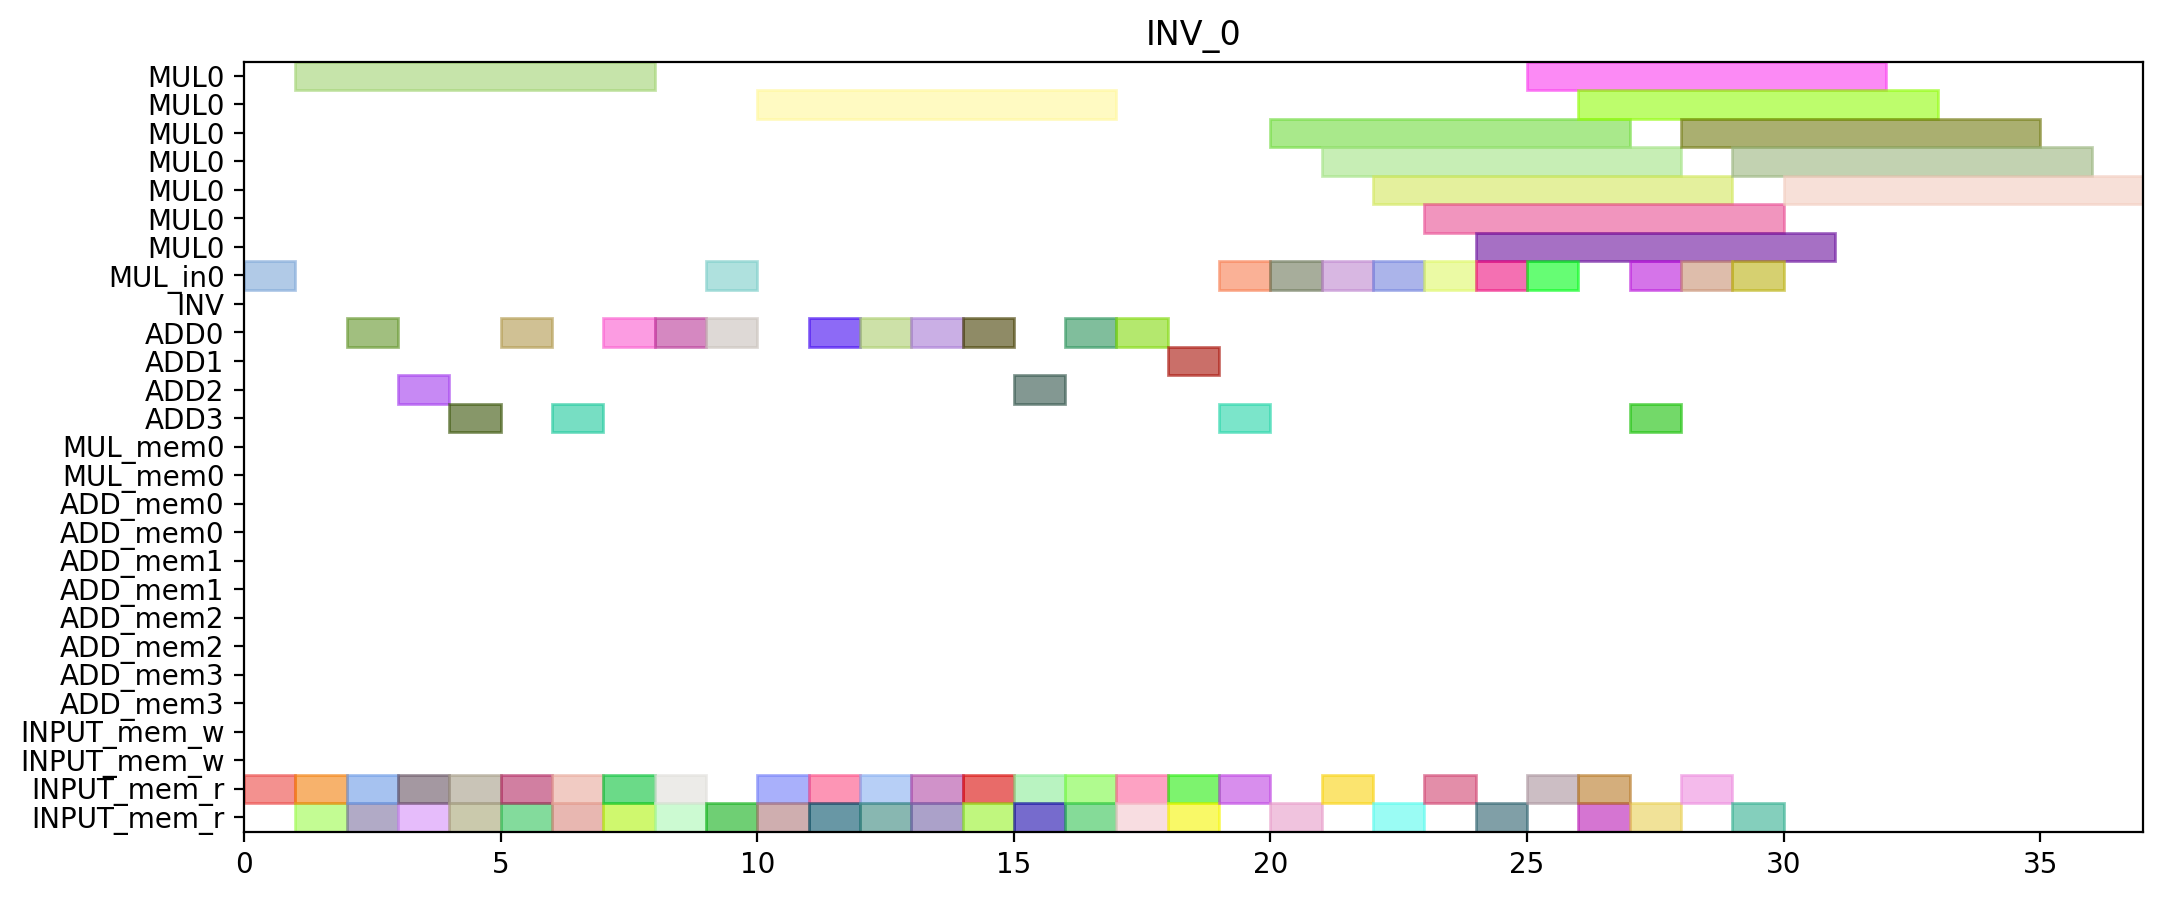

Generate this figure with Python:
from pyschedule import Scenario, solvers, plotters, alt


def solve():
	horizon = 236
	S = Scenario("INV_0", horizon=horizon)

	# resource
	MUL = S.Resources('MUL', num=1, size=7)
	MUL_in = S.Resources('MUL_in', num=1)
	INV = S.Resource('INV')
	ADD = S.Resources('ADD', num=4, periods=range(1, horizon))
	MUL_mem = S.Resources('MUL_mem', num=1, size=2)
	ADD_mem = S.Resources('ADD_mem', num=4, size=2)
	INPUT_mem_w = S.Resource('INPUT_mem_w', size=2)
	INPUT_mem_r = S.Resource('INPUT_mem_r', size=2)

	# result of previous scheduling

	# new tasks
	c_aa_t0_t0_t0_in = S.Task('c_aa_t0_t0_t0_in', length=1, delay_cost=1)
	c_aa_t0_t0_t0_in += alt(MUL_in)
	c_aa_t0_t0_t0 = S.Task('c_aa_t0_t0_t0', length=7, delay_cost=1)
	c_aa_t0_t0_t0 += alt(MUL)
	S += c_aa_t0_t0_t0>=c_aa_t0_t0_t0_in

	c_aa_t0_t0_t0_mem0 = S.Task('c_aa_t0_t0_t0_mem0', length=1, delay_cost=1)
	c_aa_t0_t0_t0_mem0 += INPUT_mem_r
	S += c_aa_t0_t0_t0_mem0 <= c_aa_t0_t0_t0

	c_aa_t0_t0_t1_in = S.Task('c_aa_t0_t0_t1_in', length=1, delay_cost=1)
	c_aa_t0_t0_t1_in += alt(MUL_in)
	c_aa_t0_t0_t1 = S.Task('c_aa_t0_t0_t1', length=7, delay_cost=1)
	c_aa_t0_t0_t1 += alt(MUL)
	S += c_aa_t0_t0_t1>=c_aa_t0_t0_t1_in

	c_aa_t0_t0_t1_mem0 = S.Task('c_aa_t0_t0_t1_mem0', length=1, delay_cost=1)
	c_aa_t0_t0_t1_mem0 += INPUT_mem_r
	S += c_aa_t0_t0_t1_mem0 <= c_aa_t0_t0_t1

	c_aa_t0_t0_t2 = S.Task('c_aa_t0_t0_t2', length=1, delay_cost=1)
	c_aa_t0_t0_t2 += alt(ADD)

	c_aa_t0_t0_t2_mem0 = S.Task('c_aa_t0_t0_t2_mem0', length=1, delay_cost=1)
	c_aa_t0_t0_t2_mem0 += INPUT_mem_r
	S += c_aa_t0_t0_t2_mem0 <= c_aa_t0_t0_t2

	c_aa_t0_t0_t2_mem1 = S.Task('c_aa_t0_t0_t2_mem1', length=1, delay_cost=1)
	c_aa_t0_t0_t2_mem1 += INPUT_mem_r
	S += c_aa_t0_t0_t2_mem1 <= c_aa_t0_t0_t2

	c_aa_t0_t0_t3 = S.Task('c_aa_t0_t0_t3', length=1, delay_cost=1)
	c_aa_t0_t0_t3 += alt(ADD)

	c_aa_t0_t0_t3_mem0 = S.Task('c_aa_t0_t0_t3_mem0', length=1, delay_cost=1)
	c_aa_t0_t0_t3_mem0 += INPUT_mem_r
	S += c_aa_t0_t0_t3_mem0 <= c_aa_t0_t0_t3

	c_aa_t0_t0_t3_mem1 = S.Task('c_aa_t0_t0_t3_mem1', length=1, delay_cost=1)
	c_aa_t0_t0_t3_mem1 += INPUT_mem_r
	S += c_aa_t0_t0_t3_mem1 <= c_aa_t0_t0_t3

	c_aa_t0_t1_t0_in = S.Task('c_aa_t0_t1_t0_in', length=1, delay_cost=1)
	c_aa_t0_t1_t0_in += alt(MUL_in)
	c_aa_t0_t1_t0 = S.Task('c_aa_t0_t1_t0', length=7, delay_cost=1)
	c_aa_t0_t1_t0 += alt(MUL)
	S += c_aa_t0_t1_t0>=c_aa_t0_t1_t0_in

	c_aa_t0_t1_t0_mem0 = S.Task('c_aa_t0_t1_t0_mem0', length=1, delay_cost=1)
	c_aa_t0_t1_t0_mem0 += INPUT_mem_r
	S += c_aa_t0_t1_t0_mem0 <= c_aa_t0_t1_t0

	c_aa_t0_t1_t1_in = S.Task('c_aa_t0_t1_t1_in', length=1, delay_cost=1)
	c_aa_t0_t1_t1_in += alt(MUL_in)
	c_aa_t0_t1_t1 = S.Task('c_aa_t0_t1_t1', length=7, delay_cost=1)
	c_aa_t0_t1_t1 += alt(MUL)
	S += c_aa_t0_t1_t1>=c_aa_t0_t1_t1_in

	c_aa_t0_t1_t1_mem0 = S.Task('c_aa_t0_t1_t1_mem0', length=1, delay_cost=1)
	c_aa_t0_t1_t1_mem0 += INPUT_mem_r
	S += c_aa_t0_t1_t1_mem0 <= c_aa_t0_t1_t1

	c_aa_t0_t1_t2 = S.Task('c_aa_t0_t1_t2', length=1, delay_cost=1)
	c_aa_t0_t1_t2 += alt(ADD)

	c_aa_t0_t1_t2_mem0 = S.Task('c_aa_t0_t1_t2_mem0', length=1, delay_cost=1)
	c_aa_t0_t1_t2_mem0 += INPUT_mem_r
	S += c_aa_t0_t1_t2_mem0 <= c_aa_t0_t1_t2

	c_aa_t0_t1_t2_mem1 = S.Task('c_aa_t0_t1_t2_mem1', length=1, delay_cost=1)
	c_aa_t0_t1_t2_mem1 += INPUT_mem_r
	S += c_aa_t0_t1_t2_mem1 <= c_aa_t0_t1_t2

	c_aa_t0_t1_t3 = S.Task('c_aa_t0_t1_t3', length=1, delay_cost=1)
	c_aa_t0_t1_t3 += alt(ADD)

	c_aa_t0_t1_t3_mem0 = S.Task('c_aa_t0_t1_t3_mem0', length=1, delay_cost=1)
	c_aa_t0_t1_t3_mem0 += INPUT_mem_r
	S += c_aa_t0_t1_t3_mem0 <= c_aa_t0_t1_t3

	c_aa_t0_t1_t3_mem1 = S.Task('c_aa_t0_t1_t3_mem1', length=1, delay_cost=1)
	c_aa_t0_t1_t3_mem1 += INPUT_mem_r
	S += c_aa_t0_t1_t3_mem1 <= c_aa_t0_t1_t3

	c_aa_t0_t20 = S.Task('c_aa_t0_t20', length=1, delay_cost=1)
	c_aa_t0_t20 += alt(ADD)

	c_aa_t0_t20_mem0 = S.Task('c_aa_t0_t20_mem0', length=1, delay_cost=1)
	c_aa_t0_t20_mem0 += INPUT_mem_r
	S += c_aa_t0_t20_mem0 <= c_aa_t0_t20

	c_aa_t0_t20_mem1 = S.Task('c_aa_t0_t20_mem1', length=1, delay_cost=1)
	c_aa_t0_t20_mem1 += INPUT_mem_r
	S += c_aa_t0_t20_mem1 <= c_aa_t0_t20

	c_aa_t0_t21 = S.Task('c_aa_t0_t21', length=1, delay_cost=1)
	c_aa_t0_t21 += alt(ADD)

	c_aa_t0_t21_mem0 = S.Task('c_aa_t0_t21_mem0', length=1, delay_cost=1)
	c_aa_t0_t21_mem0 += INPUT_mem_r
	S += c_aa_t0_t21_mem0 <= c_aa_t0_t21

	c_aa_t0_t21_mem1 = S.Task('c_aa_t0_t21_mem1', length=1, delay_cost=1)
	c_aa_t0_t21_mem1 += INPUT_mem_r
	S += c_aa_t0_t21_mem1 <= c_aa_t0_t21

	c_aa_t0_t30 = S.Task('c_aa_t0_t30', length=1, delay_cost=1)
	c_aa_t0_t30 += alt(ADD)

	c_aa_t0_t30_mem0 = S.Task('c_aa_t0_t30_mem0', length=1, delay_cost=1)
	c_aa_t0_t30_mem0 += INPUT_mem_r
	S += c_aa_t0_t30_mem0 <= c_aa_t0_t30

	c_aa_t0_t30_mem1 = S.Task('c_aa_t0_t30_mem1', length=1, delay_cost=1)
	c_aa_t0_t30_mem1 += INPUT_mem_r
	S += c_aa_t0_t30_mem1 <= c_aa_t0_t30

	c_aa_t0_t31 = S.Task('c_aa_t0_t31', length=1, delay_cost=1)
	c_aa_t0_t31 += alt(ADD)

	c_aa_t0_t31_mem0 = S.Task('c_aa_t0_t31_mem0', length=1, delay_cost=1)
	c_aa_t0_t31_mem0 += INPUT_mem_r
	S += c_aa_t0_t31_mem0 <= c_aa_t0_t31

	c_aa_t0_t31_mem1 = S.Task('c_aa_t0_t31_mem1', length=1, delay_cost=1)
	c_aa_t0_t31_mem1 += INPUT_mem_r
	S += c_aa_t0_t31_mem1 <= c_aa_t0_t31

	c_aa_t1_t0_t0_in = S.Task('c_aa_t1_t0_t0_in', length=1, delay_cost=1)
	c_aa_t1_t0_t0_in += alt(MUL_in)
	c_aa_t1_t0_t0 = S.Task('c_aa_t1_t0_t0', length=7, delay_cost=1)
	c_aa_t1_t0_t0 += alt(MUL)
	S += c_aa_t1_t0_t0>=c_aa_t1_t0_t0_in

	c_aa_t1_t0_t0_mem0 = S.Task('c_aa_t1_t0_t0_mem0', length=1, delay_cost=1)
	c_aa_t1_t0_t0_mem0 += INPUT_mem_r
	S += c_aa_t1_t0_t0_mem0 <= c_aa_t1_t0_t0

	c_aa_t1_t0_t1_in = S.Task('c_aa_t1_t0_t1_in', length=1, delay_cost=1)
	c_aa_t1_t0_t1_in += alt(MUL_in)
	c_aa_t1_t0_t1 = S.Task('c_aa_t1_t0_t1', length=7, delay_cost=1)
	c_aa_t1_t0_t1 += alt(MUL)
	S += c_aa_t1_t0_t1>=c_aa_t1_t0_t1_in

	c_aa_t1_t0_t1_mem0 = S.Task('c_aa_t1_t0_t1_mem0', length=1, delay_cost=1)
	c_aa_t1_t0_t1_mem0 += INPUT_mem_r
	S += c_aa_t1_t0_t1_mem0 <= c_aa_t1_t0_t1

	c_aa_t1_t0_t2 = S.Task('c_aa_t1_t0_t2', length=1, delay_cost=1)
	c_aa_t1_t0_t2 += alt(ADD)

	c_aa_t1_t0_t2_mem0 = S.Task('c_aa_t1_t0_t2_mem0', length=1, delay_cost=1)
	c_aa_t1_t0_t2_mem0 += INPUT_mem_r
	S += c_aa_t1_t0_t2_mem0 <= c_aa_t1_t0_t2

	c_aa_t1_t0_t2_mem1 = S.Task('c_aa_t1_t0_t2_mem1', length=1, delay_cost=1)
	c_aa_t1_t0_t2_mem1 += INPUT_mem_r
	S += c_aa_t1_t0_t2_mem1 <= c_aa_t1_t0_t2

	c_aa_t1_t0_t3 = S.Task('c_aa_t1_t0_t3', length=1, delay_cost=1)
	c_aa_t1_t0_t3 += alt(ADD)

	c_aa_t1_t0_t3_mem0 = S.Task('c_aa_t1_t0_t3_mem0', length=1, delay_cost=1)
	c_aa_t1_t0_t3_mem0 += INPUT_mem_r
	S += c_aa_t1_t0_t3_mem0 <= c_aa_t1_t0_t3

	c_aa_t1_t0_t3_mem1 = S.Task('c_aa_t1_t0_t3_mem1', length=1, delay_cost=1)
	c_aa_t1_t0_t3_mem1 += INPUT_mem_r
	S += c_aa_t1_t0_t3_mem1 <= c_aa_t1_t0_t3

	c_aa_t1_t1_t0_in = S.Task('c_aa_t1_t1_t0_in', length=1, delay_cost=1)
	c_aa_t1_t1_t0_in += alt(MUL_in)
	c_aa_t1_t1_t0 = S.Task('c_aa_t1_t1_t0', length=7, delay_cost=1)
	c_aa_t1_t1_t0 += alt(MUL)
	S += c_aa_t1_t1_t0>=c_aa_t1_t1_t0_in

	c_aa_t1_t1_t0_mem0 = S.Task('c_aa_t1_t1_t0_mem0', length=1, delay_cost=1)
	c_aa_t1_t1_t0_mem0 += INPUT_mem_r
	S += c_aa_t1_t1_t0_mem0 <= c_aa_t1_t1_t0

	c_aa_t1_t1_t1_in = S.Task('c_aa_t1_t1_t1_in', length=1, delay_cost=1)
	c_aa_t1_t1_t1_in += alt(MUL_in)
	c_aa_t1_t1_t1 = S.Task('c_aa_t1_t1_t1', length=7, delay_cost=1)
	c_aa_t1_t1_t1 += alt(MUL)
	S += c_aa_t1_t1_t1>=c_aa_t1_t1_t1_in

	c_aa_t1_t1_t1_mem0 = S.Task('c_aa_t1_t1_t1_mem0', length=1, delay_cost=1)
	c_aa_t1_t1_t1_mem0 += INPUT_mem_r
	S += c_aa_t1_t1_t1_mem0 <= c_aa_t1_t1_t1

	c_aa_t1_t1_t2 = S.Task('c_aa_t1_t1_t2', length=1, delay_cost=1)
	c_aa_t1_t1_t2 += alt(ADD)

	c_aa_t1_t1_t2_mem0 = S.Task('c_aa_t1_t1_t2_mem0', length=1, delay_cost=1)
	c_aa_t1_t1_t2_mem0 += INPUT_mem_r
	S += c_aa_t1_t1_t2_mem0 <= c_aa_t1_t1_t2

	c_aa_t1_t1_t2_mem1 = S.Task('c_aa_t1_t1_t2_mem1', length=1, delay_cost=1)
	c_aa_t1_t1_t2_mem1 += INPUT_mem_r
	S += c_aa_t1_t1_t2_mem1 <= c_aa_t1_t1_t2

	c_aa_t1_t1_t3 = S.Task('c_aa_t1_t1_t3', length=1, delay_cost=1)
	c_aa_t1_t1_t3 += alt(ADD)

	c_aa_t1_t1_t3_mem0 = S.Task('c_aa_t1_t1_t3_mem0', length=1, delay_cost=1)
	c_aa_t1_t1_t3_mem0 += INPUT_mem_r
	S += c_aa_t1_t1_t3_mem0 <= c_aa_t1_t1_t3

	c_aa_t1_t1_t3_mem1 = S.Task('c_aa_t1_t1_t3_mem1', length=1, delay_cost=1)
	c_aa_t1_t1_t3_mem1 += INPUT_mem_r
	S += c_aa_t1_t1_t3_mem1 <= c_aa_t1_t1_t3

	c_aa_t1_t20 = S.Task('c_aa_t1_t20', length=1, delay_cost=1)
	c_aa_t1_t20 += alt(ADD)

	c_aa_t1_t20_mem0 = S.Task('c_aa_t1_t20_mem0', length=1, delay_cost=1)
	c_aa_t1_t20_mem0 += INPUT_mem_r
	S += c_aa_t1_t20_mem0 <= c_aa_t1_t20

	c_aa_t1_t20_mem1 = S.Task('c_aa_t1_t20_mem1', length=1, delay_cost=1)
	c_aa_t1_t20_mem1 += INPUT_mem_r
	S += c_aa_t1_t20_mem1 <= c_aa_t1_t20

	c_aa_t1_t21 = S.Task('c_aa_t1_t21', length=1, delay_cost=1)
	c_aa_t1_t21 += alt(ADD)

	c_aa_t1_t21_mem0 = S.Task('c_aa_t1_t21_mem0', length=1, delay_cost=1)
	c_aa_t1_t21_mem0 += INPUT_mem_r
	S += c_aa_t1_t21_mem0 <= c_aa_t1_t21

	c_aa_t1_t21_mem1 = S.Task('c_aa_t1_t21_mem1', length=1, delay_cost=1)
	c_aa_t1_t21_mem1 += INPUT_mem_r
	S += c_aa_t1_t21_mem1 <= c_aa_t1_t21

	c_aa_t1_t30 = S.Task('c_aa_t1_t30', length=1, delay_cost=1)
	c_aa_t1_t30 += alt(ADD)

	c_aa_t1_t30_mem0 = S.Task('c_aa_t1_t30_mem0', length=1, delay_cost=1)
	c_aa_t1_t30_mem0 += INPUT_mem_r
	S += c_aa_t1_t30_mem0 <= c_aa_t1_t30

	c_aa_t1_t30_mem1 = S.Task('c_aa_t1_t30_mem1', length=1, delay_cost=1)
	c_aa_t1_t30_mem1 += INPUT_mem_r
	S += c_aa_t1_t30_mem1 <= c_aa_t1_t30

	c_aa_t1_t31 = S.Task('c_aa_t1_t31', length=1, delay_cost=1)
	c_aa_t1_t31 += alt(ADD)

	c_aa_t1_t31_mem0 = S.Task('c_aa_t1_t31_mem0', length=1, delay_cost=1)
	c_aa_t1_t31_mem0 += INPUT_mem_r
	S += c_aa_t1_t31_mem0 <= c_aa_t1_t31

	c_aa_t1_t31_mem1 = S.Task('c_aa_t1_t31_mem1', length=1, delay_cost=1)
	c_aa_t1_t31_mem1 += INPUT_mem_r
	S += c_aa_t1_t31_mem1 <= c_aa_t1_t31

	c_aa_t2_t0_t0_in = S.Task('c_aa_t2_t0_t0_in', length=1, delay_cost=1)
	c_aa_t2_t0_t0_in += alt(MUL_in)
	c_aa_t2_t0_t0 = S.Task('c_aa_t2_t0_t0', length=7, delay_cost=1)
	c_aa_t2_t0_t0 += alt(MUL)
	S += c_aa_t2_t0_t0>=c_aa_t2_t0_t0_in

	c_aa_t2_t0_t0_mem0 = S.Task('c_aa_t2_t0_t0_mem0', length=1, delay_cost=1)
	c_aa_t2_t0_t0_mem0 += INPUT_mem_r
	S += c_aa_t2_t0_t0_mem0 <= c_aa_t2_t0_t0

	c_aa_t2_t0_t1_in = S.Task('c_aa_t2_t0_t1_in', length=1, delay_cost=1)
	c_aa_t2_t0_t1_in += alt(MUL_in)
	c_aa_t2_t0_t1 = S.Task('c_aa_t2_t0_t1', length=7, delay_cost=1)
	c_aa_t2_t0_t1 += alt(MUL)
	S += c_aa_t2_t0_t1>=c_aa_t2_t0_t1_in

	c_aa_t2_t0_t1_mem0 = S.Task('c_aa_t2_t0_t1_mem0', length=1, delay_cost=1)
	c_aa_t2_t0_t1_mem0 += INPUT_mem_r
	S += c_aa_t2_t0_t1_mem0 <= c_aa_t2_t0_t1

	c_aa_t2_t0_t2 = S.Task('c_aa_t2_t0_t2', length=1, delay_cost=1)
	c_aa_t2_t0_t2 += alt(ADD)

	c_aa_t2_t0_t2_mem0 = S.Task('c_aa_t2_t0_t2_mem0', length=1, delay_cost=1)
	c_aa_t2_t0_t2_mem0 += INPUT_mem_r
	S += c_aa_t2_t0_t2_mem0 <= c_aa_t2_t0_t2

	c_aa_t2_t0_t2_mem1 = S.Task('c_aa_t2_t0_t2_mem1', length=1, delay_cost=1)
	c_aa_t2_t0_t2_mem1 += INPUT_mem_r
	S += c_aa_t2_t0_t2_mem1 <= c_aa_t2_t0_t2

	c_aa_t2_t0_t3 = S.Task('c_aa_t2_t0_t3', length=1, delay_cost=1)
	c_aa_t2_t0_t3 += alt(ADD)

	c_aa_t2_t0_t3_mem0 = S.Task('c_aa_t2_t0_t3_mem0', length=1, delay_cost=1)
	c_aa_t2_t0_t3_mem0 += INPUT_mem_r
	S += c_aa_t2_t0_t3_mem0 <= c_aa_t2_t0_t3

	c_aa_t2_t0_t3_mem1 = S.Task('c_aa_t2_t0_t3_mem1', length=1, delay_cost=1)
	c_aa_t2_t0_t3_mem1 += INPUT_mem_r
	S += c_aa_t2_t0_t3_mem1 <= c_aa_t2_t0_t3

	c_aa_t2_t1_t0_in = S.Task('c_aa_t2_t1_t0_in', length=1, delay_cost=1)
	c_aa_t2_t1_t0_in += alt(MUL_in)
	c_aa_t2_t1_t0 = S.Task('c_aa_t2_t1_t0', length=7, delay_cost=1)
	c_aa_t2_t1_t0 += alt(MUL)
	S += c_aa_t2_t1_t0>=c_aa_t2_t1_t0_in

	c_aa_t2_t1_t0_mem0 = S.Task('c_aa_t2_t1_t0_mem0', length=1, delay_cost=1)
	c_aa_t2_t1_t0_mem0 += INPUT_mem_r
	S += c_aa_t2_t1_t0_mem0 <= c_aa_t2_t1_t0

	c_aa_t2_t1_t1_in = S.Task('c_aa_t2_t1_t1_in', length=1, delay_cost=1)
	c_aa_t2_t1_t1_in += alt(MUL_in)
	c_aa_t2_t1_t1 = S.Task('c_aa_t2_t1_t1', length=7, delay_cost=1)
	c_aa_t2_t1_t1 += alt(MUL)
	S += c_aa_t2_t1_t1>=c_aa_t2_t1_t1_in

	c_aa_t2_t1_t1_mem0 = S.Task('c_aa_t2_t1_t1_mem0', length=1, delay_cost=1)
	c_aa_t2_t1_t1_mem0 += INPUT_mem_r
	S += c_aa_t2_t1_t1_mem0 <= c_aa_t2_t1_t1

	solvers.mip.solve(S,msg=1,kind='CPLEX',ratio_gap=1.01)

	solution = [['hoge']*len(S.solution()[1]) for i in range(len(S.solution()))]
	for i in range(len(S.solution())):
		for j in range(len(S.solution()[i])):
			solution[i][j]=str(S.solution()[i][j])
	print(solution)

	cycles = int(solution[-1][3])

	pic_file_name = "/home/mfukuda/pairing_automation_design/bls24-318/scheduling/INV_mul1_add4/INV_0.png"
	if(S.solution() != []):
		plotters.matplotlib.plot(S,img_filename=pic_file_name, vertical_text=True, fig_size=(cycles*0.25+3, 5), show_task_labels=False)

	return solution
